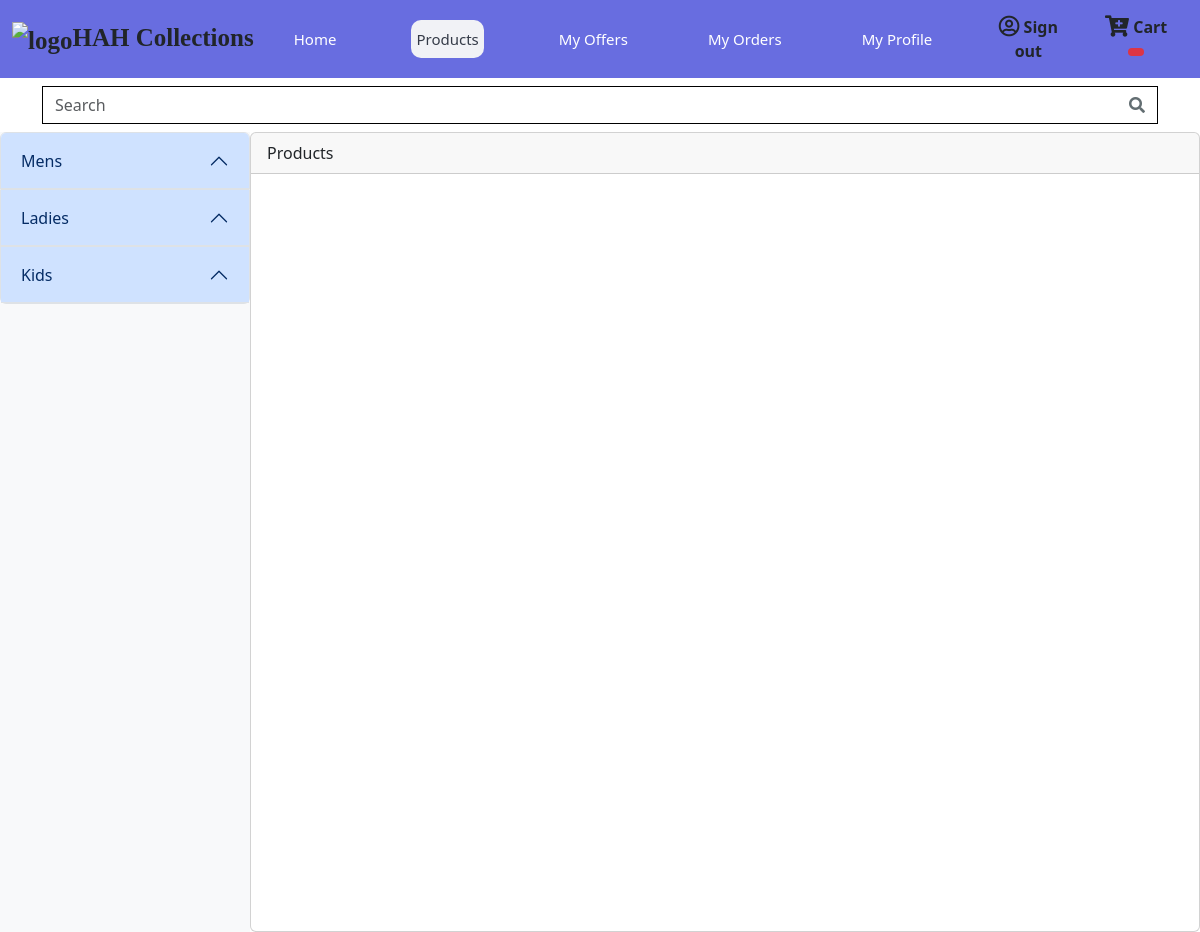
Screenshot of /customerPanel/custProducts.php (signed in) with the database file from the repository.
### tables this page shows
CREATE TABLE `main_category` (
  `Main_ID` varchar(10) NOT NULL,
  `Name` varchar(50) NOT NULL
);

### classes/DBConnect.php (called while the page is built, shortened)
<?php
class DatabaseConnection{
    public function __construct(){
        $connection = new mysqli(DB_Host,DB_User,DB_Password,DB_Database,DB_Port);
        return $this->conn = $connection;
    }
}
?>

### classes/GenerateID.php (called while the page is built, shortened)
<?php
 class GenerateID{
    public function  __construct(){
        $db = new DatabaseConnection;
    }
 }
?>

### classes/CategoryController.php (called while the page is built, shortened)
<?php
require_once "GenerateID.php";
class CategoryController{
    public function __construct(){
        $db = new DatabaseConnection;
        $this->conn = $db ->conn;
    }
    public function getMainCategoryData(){
        $sql_get_main_data = "SELECT * FROM main_category;";
        $results = $this->conn->query($sql_get_main_data);
        if($results->num_rows > 0){
            return $results;
        }else{
            return false;
        }
    }
}
?>

### customerPanel/custProducts.php (the view, shortened to what this page needs)
<?php
include "customerHeader.php";
include "..\classes\DBConnect.php";
include "..\classes\CategoryController.php";
$categoryObj = new CategoryController;
?>
<link rel="stylesheet" href="../assets/css/customer-product-style.css">
<div class="container-fluid mycontainer">
    <nav class="navbar ">
        <div class="container">
            <form class="d-flex search-box">
                <input class="form-control search-input " type="search" placeholder="Search" aria-label="Search">
                <button class="btn search-btn" type="submit"><i class="fas fa-search"></i></button>
            </form>
        </div>
    </nav>
</div>
<div class="d-flex mywrapper" id="wrapper">
    <div class="bg-light border-right" id="sidebar">
      <div class="accordion" id="categories">
      <?php
        $mainCategoryResult = $categoryObj->getMainCategoryData();
          if($mainCategoryResult){
              foreach($mainCategoryResult as $row){
      ?>
              <div class="accordion-item my-accordion-item">
                <div class="accordion-header my-accordion-header" id="<?=$row['Main_ID']?>">
                  <button class="accordion-button my-accordion-button" type="button" data-bs-toggle="collapse" data-bs-target="#S<?=$row['Main_ID']?>" data-mainCate="<?=$row['Main_ID']?>" aria-expanded="true" aria-controls="collapseOne">
                  <?=$row['Name']?>
                  </button>
                </div>
              </div>
      <?php
            }
          }
      ?>
      </div>
    </div>
    <div class="card my-card-content">
        <div class="card-header">Products</div>
        <div class="card-body my-card-body">
        </div>
    </div>
</div>
    <link rel="stylesheet" href="..\assets\css\product-modal-style-A.css">
<?php include "customerFooter.php"; ?>

### assets/css/customer-product-style.css (style rules this page uses)
.mycontainer .search-box { width: 100%; }
.mycontainer .search-box .search-input { border-radius: 0px; border: 1px solid black; border-right: none; }
.mycontainer .search-box .search-btn { border-radius: 0px; border: 1px solid black; border-left: none; background-color: white; color: #636e72; }
body { overflow-x: hidden; }
#sidebar { min-width: 250px; max-width: 250px; background-color: #f1f1f1; height: 100vh; overflow-y: auto; transition: all 0.3s; }
.my-accordion-item { background-color: white; }
.mywrapper .my-card-content { width: 100%; }

### rows the page displays
main_category: Name "Mens"
main_category: Name "Ladies"
main_category: Name "Kids"
